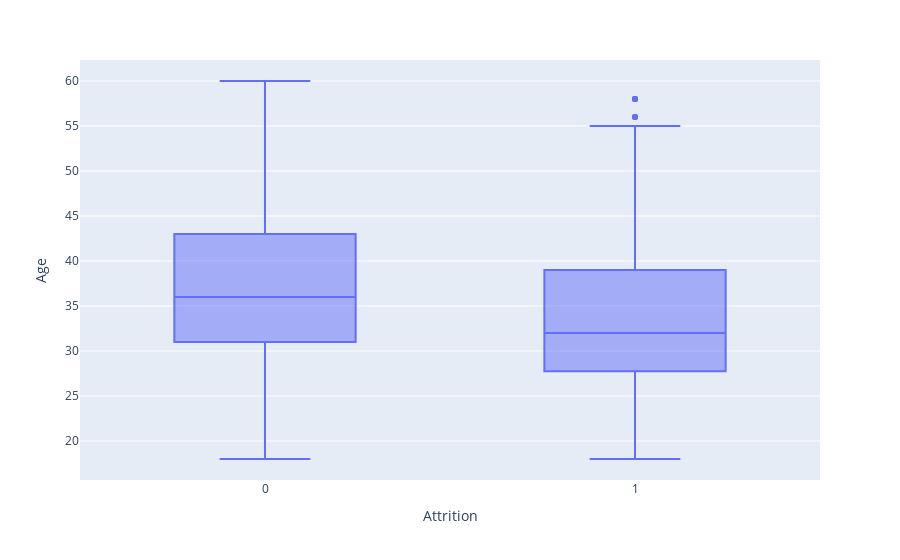

The code cell stored with this chart in its notebook:
### Markdown cell above
#### Relação de atrição e idade

### Code cell
age_att = px.box(ibm, x="Attrition", y="Age")
age_att.show()

### Figure 1 — Plotly figure (JSON) as saved in the notebook; plotly's stock layout.template omitted (floating-point values rounded to 4 significant figures; data arrays with more than 128 entries replaced by an {"elided": "..."} marker saying what was removed)
{"data": [{"alignmentgroup": "True", "hovertemplate": "Attrition=%{x}<br>Age=%{y}<extra></extra>", "legendgroup": "", "marker": {"color": "#636efa"}, "name": "", "notched": false, "offsetgroup": "", "orientation": "v", "showlegend": false, "type": "box", "x": {"elided": "1470 int values"}, "x0": " ", "xaxis": "x", "y": {"elided": "1470 int values"}, "y0": " ", "yaxis": "y"}], "layout": {"boxmode": "group", "legend": {"tracegroupgap": 0}, "margin": {"t": 60}, "xaxis": {"anchor": "y", "domain": [0, 1], "title": {"text": "Attrition"}}, "yaxis": {"anchor": "x", "domain": [0, 1], "title": {"text": "Age"}}}}
